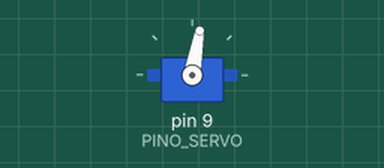
This sketch was run on a simulated Arduino Uno, built with avr-gcc and run on an emulated ATmega328P. On the bench: servo. What the sketch prints to the serial monitor is not drawn.

Above: at 0.1 s.
Timing chart, 0 to 11.5 s (numbered marks = the images above):
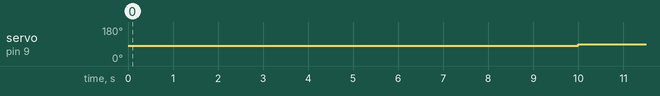

The sketch:

servo-6times-by-day.ino
```cpp
#include <Servo.h>

Servo meuServo;

const int PINO_SERVO = 9;

void acionar() {
  meuServo.write(80);
  Serial.println("Posicao 80");
  delay(10000);

  meuServo.write(89);
  Serial.println("Posicao 89");
}

void setup() {
  Serial.begin(9600);
  meuServo.attach(PINO_SERVO);

  meuServo.write(89); // estado inicial
}

void loop() {
  acionar();

  // aguarda 6 horas
  delay(21600000UL);
}
```

Measured:
- by itself, servo on pin 9 (PINO_SERVO): 80° → 89° at 10.0 s
